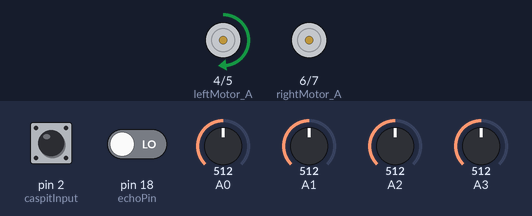
Bench run of a sketch on a simulated Arduino Uno, built with avr-gcc and run on an emulated ATmega328P. Parts: motor-driver pin pairs drawn as motors (green arrow = first pin HIGH = forward, orange = second pin HIGH = backward, longer = more drive, scaled by the enable pin). The test bench sets the inputs (shaded band); at power-on: A0 = 512, A3 = 512, A1 = 512, pin 2 (caspitInput) HIGH, A2 = 512, pin 18 (echoPin) LOW.

Above: at 2.2 s.
2.3 s: A0 set to 716
At 4.2 s:
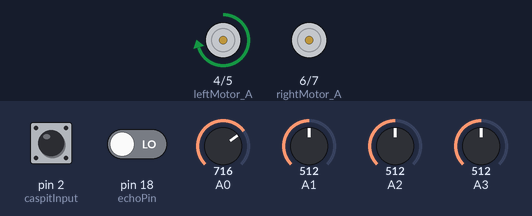
4.5 s: A3 set to 413
At 5.8 s:
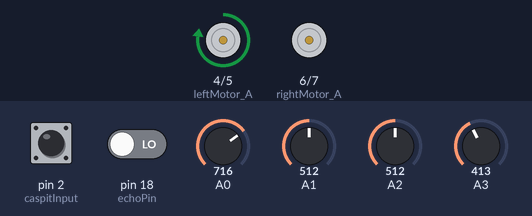
6.6 s: A3 set to 378
At 7.6 s:
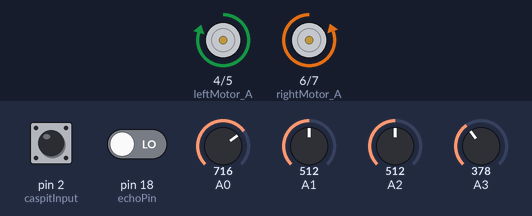
8.7 s: A1 set to 186
10.5 s: A1 set to 164
At 12.1 s:
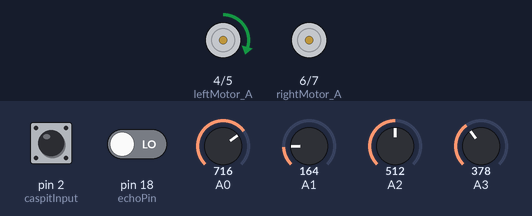
Timing chart, 0 to 13.6 s (numbered marks = the images above; inputs shaded):
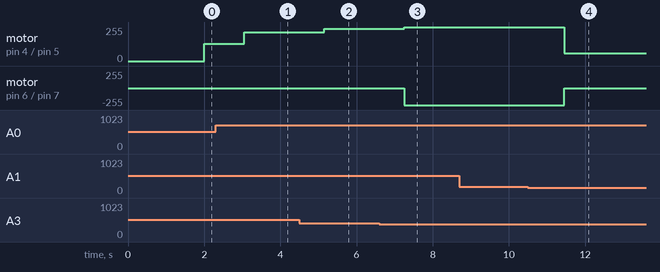

Measured:
- the behaviour switches between 395 and 394 on A3 (found by bisection; images 2 and 3)
- the behaviour switches between 174 and 173 on A1 (found by bisection; images 3 and 4)
- after the input at 2.3 s, motor on pin 4 (leftMotor_A) / pin 5 (leftMotor_B): forward 131/255 → forward 216/255 after 0.75 s
- after the input at 4.5 s, motor on pin 4 (leftMotor_A) / pin 5 (leftMotor_B): forward 216/255 → forward 243/255 after 0.65 s
- after the input at 6.6 s, motor on pin 4 (leftMotor_A) / pin 5 (leftMotor_B): forward 243/255 → forward 252/255 after 0.66 s; motor on pin 6 (rightMotor_A) / pin 7 (rightMotor_B): stopped → backward 255/255 after 0.66 s
- after the input at 8.7 s, every drawn part: stays the same
- after the input at 10.5 s, motor on pin 4 (leftMotor_A) / pin 5 (leftMotor_B): forward 252/255 → forward 60/255 after 0.96 s; motor on pin 6 (rightMotor_A) / pin 7 (rightMotor_B): backward 255/255 → stopped after 0.96 s

The sketch:

Prog3.ino
```cpp
// Black Line Value
#define black 250

// Engine Pin Layout
#define rightMotor_A 6
#define rightMotor_B 7
#define rightMotor_PWM 8
#define leftMotor_A 4
#define leftMotor_B 5
#define leftMotor_PWM 9

// Ultrasonic Sensor
#define trigPin 10
#define echoPin 18

// Mercury Sensor
#define caspitInput 2

volatile boolean cFlag=false;
unsigned long caspitTime;
unsigned long time = 0;
unsigned long duration;
int distance = 0;
int rightSensorMid,leftSensorMid,rightSensorOut,leftSensorOut;
int rightSub,leftSub;
int state = 0;

void trigUs(){
  digitalWrite(trigPin, 1);
  delayMicroseconds(10);
  digitalWrite(trigPin,0);
  duration = pulseIn(echoPin,HIGH);
  attachInterrupt(5, measurement, RISING);
}

void measurement(){
  distance = duration/58;
  Serial.print("Distance = ");
  Serial.println(distance);
  detachInterrupt(5);
}

void stopingz(){
  motors(0,0);
}

void readSensors(){
  rightSensorMid = analogRead(A0);
  leftSensorMid = analogRead(A3);
  rightSensorOut = analogRead(A2);
  leftSensorOut=analogRead(A1);


  rightSensorOut = map(rightSensorOut, 605, 80, 1000, 0);
  rightSensorMid = map(rightSensorMid,560 ,80, 1000, 0);
  leftSensorMid = map(leftSensorMid, 850, 105,  1000, 0);
  leftSensorOut = map(leftSensorOut, 485, 70,1000, 0);
  /*
    Serial.print(" leftSensorOut(A1): ");
    Serial.print(leftSensorOut);
    Serial.print(" leftSensorMid(A3): ");
    Serial.print(leftSensorMid);
    Serial.print(" rightSensorMid(A0): ");
    Serial.print(rightSensorMid);
    Serial.print(" rightSensorOut(A2): ");
    Serial.println(rightSensorOut);*/
    }

void caspit(){
  cFlag = true;
}

boolean caspitState(){
  if(cFlag){
    if(digitalRead(caspitInput)==0){
    caspitTime=millis();
    }
  }
   else if(digitalRead(caspitInput)==0)
    {
        if((millis()-caspitTime)>150)
        return true;
    }
    cFlag=false;
    return false;
  }

void drive1(int speed1,int speed2){

  int rightSensorMid1 = map(rightSensorMid, 0, 1000, -100, 100);
  int leftSensorMid1 = map(leftSensorMid, 0, 1000, -100, 100);
  int rightSensorOut1 = map(rightSensorOut, 0, 1000, -100, 100);
  int leftSensorOut1 = map(leftSensorOut, 0, 1000, -100, 100);

  int error = (rightSensorMid1 - leftSensorMid1);

  motors(speed1 + error,speed2 - error);
}

void DaniBoost(int speed3,int speed4){

  int rightSensorMid1 = map(rightSensorMid, 0, 1000, 0, 60);
  int leftSensorMid1 = map(leftSensorMid, 0, 1000, 0, 60);

  int error = (rightSensorMid1 - leftSensorMid1);

  motors(speed3 + error,speed4 - error);
}


void turnAround(){
    if(leftSensorOut < black){
      motors(60,-60);
      delay(50);
        while(rightSensorMid > black){
              readSensors();
        }
      }
     else if(rightSensorOut < black){
       motors(-60 ,60);
       delay(50);
        while(leftSensorMid > black){
            readSensors();
        }
     }
}

void motors(int left, int right){
  if (left > 0)
  {
    digitalWrite(leftMotor_A,1);
    digitalWrite(leftMotor_B,0);
    analogWrite(leftMotor_PWM, left);
  }
  else
  {
    digitalWrite(leftMotor_A,0);
    digitalWrite(leftMotor_B,1);
    analogWrite(leftMotor_PWM, -left);
  }

  if (right > 0)
  {
    digitalWrite(rightMotor_A,1);
    digitalWrite(rightMotor_B,0);
    analogWrite(rightMotor_PWM, right);
  }
  else
  {
    digitalWrite(rightMotor_A,0);
    digitalWrite(rightMotor_B,1);
    analogWrite(rightMotor_PWM, -right);
  }
}


void setup(){
  Serial.begin(9600);
  for(int i = 4; i < 8; i ++)
    pinMode(i,OUTPUT);

  pinMode(caspitInput,INPUT);


  trigUs();

  attachInterrupt(0, caspit, CHANGE);
}

void loop(){
  readSensors();

  if(millis() - time > 50){
    trigUs();
    time = millis();
  }

  if(!caspitState()){
    if((leftSensorOut < black) || (rightSensorOut < black))
      state = 1;
    else
      state = 0;

    switch (state){
      case 0:
       drive1(60,60);
       break;

      case 1:
        turnAround();
        break;

      default:
       drive1(60,60);
       break;

    }
  }
  else
    DaniBoost(120,120);
}
```
